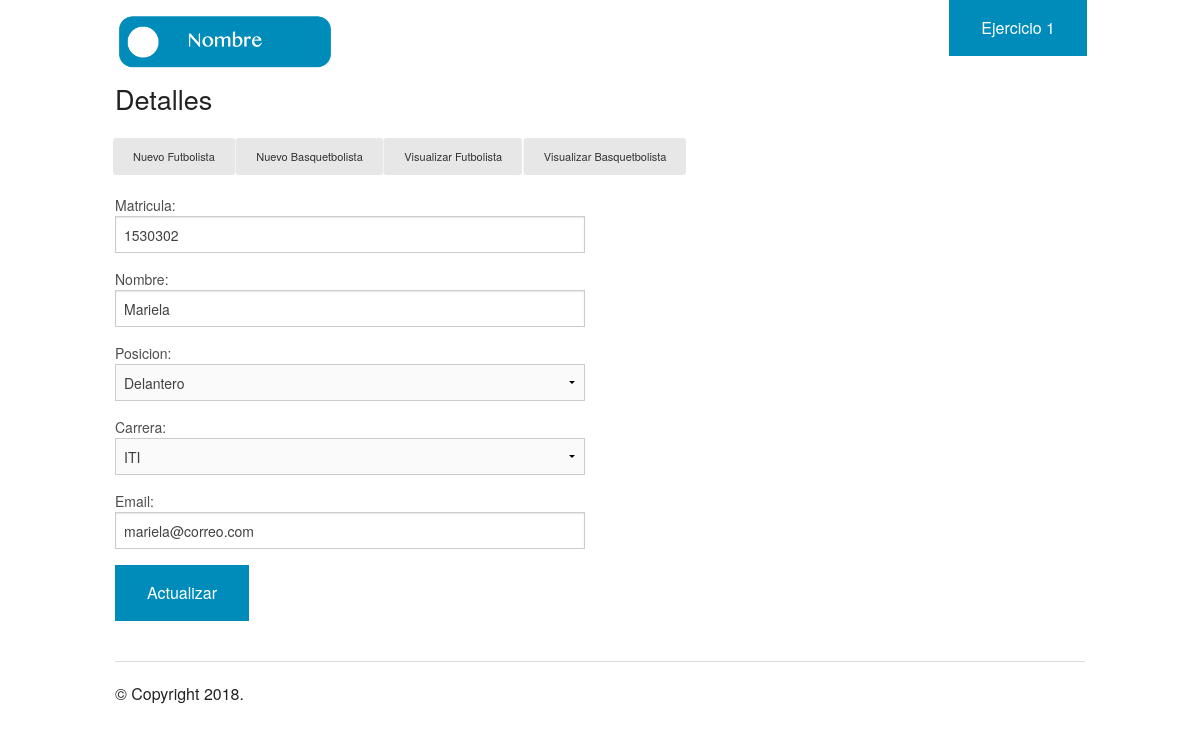
The app's page /Practica6/Ejercicio2/update.php?id=1530302&tipo=1 with its own data.
### tables this page shows
CREATE TABLE `futbolista` (
  `id` int(11) NOT NULL,
  `nombre` varchar(50) NOT NULL,
  `posicion` varchar(30) NOT NULL,
  `carrera` varchar(30) NOT NULL,
  `email` varchar(50) NOT NULL
);

### Practica6/Ejercicio2/consultas.php (called while the page is built, shortened)
<?php
require_once('../conexion.php');
function llenar($id,$tipo){
 GLOBAL $pdo;
    if ($tipo==1) {
        $sql="SELECT * FROM futbolista WHERE id='$id'";
    }else{
        $sql="SELECT * FROM basquetbolistas WHERE id='$id'";
    }
$statement=$pdo->prepare($sql);
$statement->execute();
$results=$statement->fetchAll();
return $user=$results;
}

### Practica6/Ejercicio2/update.php (the view, shortened to what this page needs)
<?php
 if($_GET['id']) {
    $id =(int) $_GET['id'];
    $tipo=(int) $_GET['tipo'];
    include './consultas.php';
   $user=llenar($id,$tipo);
  }
?>
<!doctype html>
<html class="no-js" lang="en">
  <head>
    <link rel="stylesheet" href="./css/foundation.css" />
  </head>
  <body>
    <?php require_once('header.php'); ?>
    <div class="row">
      <div class="large-12 columns">
        <h3>Detalles</h3>
          <ul class=" button-group">
          <li><a href="index.php" class="button radius tiny secondary" >Nuevo Futbolista</a></li>
          <li><a href="index_.php" class="button radius tiny secondary" >Nuevo Basquetbolista</a></li>
          <li><a href="listado.php?tipo=1" class="button radius tiny secondary" >Visualizar Futbolista</a></li>
          <li><a href="listado.php?tipo=2" class="button radius tiny secondary" >Visualizar Basquetbolista</a></li>
        </ul>
      </div>
       </div>
      <div class="row" >
      <div class="large-6 columns" >
        <div class="section-container tabs" data-section>
          <form method="POST">
          <label>Matricula:</label>
          <input type="text" name="matricula" required value="<?php echo $user[0]['id'] ?>">
          <label>Nombre:</label>
          <input type="text" name="nombre" required value="<?php echo $user[0]['nombre'] ?>">
          <label>Posicion:</label>
          <select class="form-control" name="posicion" id="posicion" required >
                  <option value="<?php echo $user[0]['posicion'] ?>"><?php echo $user[0]['posicion'] ?></option>
          </select>
          <label>Carrera: </label>
          <select class="form-control" name="carrera" id="carrera" required >
                  <option value="<?php echo $user[0]['carrera'] ?>"><?php echo $user[0]['carrera'] ?></option>
          </select>
          <label>Email:</label>
          <input type="email" name="email" required value="<?php echo $user[0]['email'] ?>">
          <input type="submit" name="submit" value="Actualizar" class="button btn-exit-system">
        </div>
      </div>
    </div>
    <?php require_once('footer.php'); ?>

### records on screen
futbolista: matricula "1530302", nombre "Mariela", posicion "Delantero", carrera "ITI", email "mariela@correo.com"
